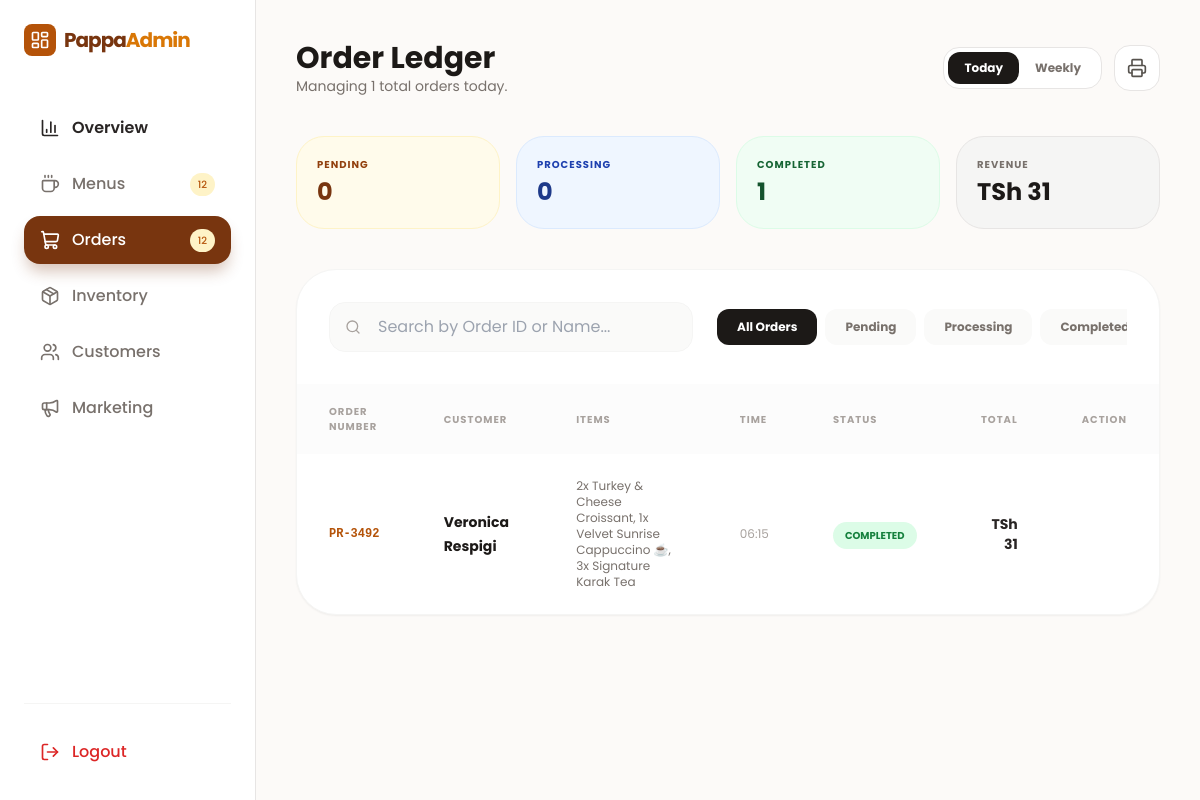
The page /order_manager/ (signed in) on the database its author committed.
### orders/models.py (models this page shows, shortened)
class Order(models.Model):
    client = models.ForeignKey('users.ClientProfile', on_delete=models.CASCADE, related_name='orders')
    created_at = models.DateTimeField(auto_now_add=True)
    status = models.CharField(max_length=20, default='pending') #could be pending, completed, cancelled
    full_name = models.CharField(max_length=50)
    phone = models.CharField(max_length=20)
    street_address = models.CharField(max_length=255)
    city = models.CharField(max_length=100)
    postal_code = models.CharField(max_length=20)
    total_price = models.PositiveIntegerField("Total Price", default=0)
    order_number = models.CharField(
        max_length=10,
        unique=True,
        blank=True
    )
    STATUS_CHOICES = [
        ('pending', 'Pending'),
        ('processing', 'Processing'),
        ('completed', 'Completed'),
        ('cancelled', 'Cancelled'),
    ]

class OrderItem(models.Model):
    order = models.ForeignKey(Order, on_delete=models.CASCADE, related_name='items')
    menu = models.ForeignKey('menu.Menu', on_delete=models.CASCADE, related_name='items')
    quantity = models.PositiveIntegerField("Quantity", default=1)
    purchase_price = models.PositiveIntegerField("Purchase Price", default=0)

### menu/models.py (models this page shows)
class Menu(models.Model):
    category = models.ForeignKey('MenuCategory', on_delete=models.CASCADE, related_name='menus')
    name = models.CharField("Name", max_length=254, blank=False)
    price = models.IntegerField("Price", blank=False)
    image_url = models.CharField("Image URL", max_length=254, blank=False)
    description = models.CharField("Description", max_length=254, blank=False)

### orders/order_management_views/order_manager_view.py (the view)
# urls.py: path('order_manager/', order_manager_view.get_order_manager, name='order_manager'),
def get_order_manager(request):
    if not (request.user.is_authenticated and request.user.role == 'admin'):
        messages.error(request, "Unauthorized")
        return redirect('auth_admin')
    filter_status = request.GET.get('status')
    orders = Order.objects.all().order_by('-created_at')
    if filter_status and filter_status != "all":
        orders = orders.filter(status=filter_status)
    today = timezone.now().date()
    total_orders_today = Order.objects.filter(created_at__date=today).count()
    pending_count = Order.objects.filter(status='pending').count()
    processing_count = Order.objects.filter(status='processing').count()
    completed_count = Order.objects.filter(status='completed').count()
    revenue = Order.objects.aggregate(
        total=Sum('total_price')
    )['total'] or 0
    context = {
        'orders': orders,
        'pending_count': pending_count,
        'processing_count': processing_count,
        'completed_count': completed_count,
        'revenue': revenue,
        'total_orders_today': total_orders_today,
        'current_filter': filter_status or "all"
    }
    return render(request, 'order_manager.html', context)

### orders/templates/order_manager.html (shortened to what this page needs)
<!DOCTYPE html>
<html lang="en">
<head>
    <head>
        <script src="https://cdn.tailwindcss.com"></script>
    </head>
<body class="text-stone-800 antialiased">
    <aside class="fixed left-0 top-0 h-screen w-64 bg-white border-r border-stone-200 p-6 hidden lg:flex flex-col z-50">
        <div class="flex items-center gap-2 mb-12">
            <div class="w-8 h-8 bg-amber-700 rounded-lg flex items-center justify-center text-white">
                <i data-lucide="layout-dashboard" class="w-5 h-5"></i>
            </div>
            <span class="text-xl font-bold tracking-tighter text-amber-900">Pappa<span
                    class="text-amber-600">Admin</span></span>
        </div>
        <nav class="space-y-2 flex-grow">
            <a href="{% url 'admin_dashboard' %}"
                class="sidebar-link flex items-center gap-3 px-4 py-3 rounded-2xl font-semibold transition">
                <i data-lucide="bar-chart-3" class="w-5 h-5"></i> Overview
            </a>
            <a href="{% url 'menu_manager' %}"
                class="sidebar-link flex items-center gap-3 px-4 py-3 rounded-2xl font-medium text-stone-500 hover:bg-stone-50 transition">
                <i data-lucide="coffee" class="w-5 h-5"></i> Menus <span
                    class="ml-auto bg-amber-100 text-amber-700 text-[10px] px-2 py-1 rounded-full">12</span>
            </a>
            <a href="{% url 'order_manager' %}"
                class="sidebar-link active flex items-center gap-3 px-4 py-3 rounded-2xl font-medium text-stone-500 hover:bg-stone-50 transition">
                <i data-lucide="shopping-cart" class="w-5 h-5"></i> Orders <span
                    class="ml-auto bg-amber-100 text-amber-700 text-[10px] px-2 py-1 rounded-full">12</span>
            </a>
            <a href="#"
                class="sidebar-link flex items-center gap-3 px-4 py-3 rounded-2xl font-medium text-stone-500 hover:bg-stone-50 transition">
                <i data-lucide="package" class="w-5 h-5"></i> Inventory
            </a>
            <a href="#"
                class="sidebar-link flex items-center gap-3 px-4 py-3 rounded-2xl font-medium text-stone-500 hover:bg-stone-50 transition">
                <i data-lucide="users" class="w-5 h-5"></i> Customers
            </a>
            <a href="#"
                class="sidebar-link flex items-center gap-3 px-4 py-3 rounded-2xl font-medium text-stone-500 hover:bg-stone-50 transition">
                <i data-lucide="megaphone" class="w-5 h-5"></i> Marketing
            </a>
        </nav>
        <div class="pt-6 border-t border-stone-100">
            <button
                class="w-full flex items-center gap-3 px-4 py-3 rounded-2xl font-medium text-red-600 hover:bg-red-50 transition">
                <i data-lucide="log-out" class="w-5 h-5"></i> Logout
            </button>
        </div>
    </aside>
    <main class="lg:ml-64 p-6 md:p-10">
        <header class="flex flex-col md:flex-row md:items-center justify-between gap-6 mb-10">
            <div>
                <h1 class="text-3xl font-bold text-stone-900">Order Ledger</h1>
                <p class="text-stone-500 text-sm">Managing {{ orders.count }} total orders today.</p>
            </div>
            <div class="flex items-center gap-3">
                <div class="bg-white border border-stone-200 p-1 rounded-2xl flex">
                    <button class="px-4 py-2 bg-stone-900 text-white rounded-xl text-xs font-bold">Today</button>
                    <button
                        class="px-4 py-2 text-stone-500 text-xs font-bold hover:bg-stone-50 rounded-xl transition">Weekly</button>
                </div>
                <button class="p-3 bg-white border border-stone-200 rounded-2xl hover:bg-stone-50 transition">
                    <i data-lucide="printer" class="w-5 h-5 text-stone-600"></i>
                </button>
            </div>
        </header>
        <div class="grid grid-cols-2 md:grid-cols-4 gap-4 mb-10">
            <div class="bg-amber-50 border border-amber-100 p-5 rounded-[28px]">
                <p class="text-[10px] font-bold text-amber-800 uppercase tracking-widest mb-1">Pending</p>
                <h4 class="text-2xl font-bold text-amber-900">{{ pending_count }}</h4>
            </div>
            <div class="bg-blue-50 border border-blue-100 p-5 rounded-[28px]">
                <p class="text-[10px] font-bold text-blue-800 uppercase tracking-widest mb-1">Processing</p>
                <h4 class="text-2xl font-bold text-blue-900">{{ processing_count }}</h4>
            </div>
            <div class="bg-green-50 border border-green-100 p-5 rounded-[28px]">
                <p class="text-[10px] font-bold text-green-800 uppercase tracking-widest mb-1">Completed</p>
                <h4 class="text-2xl font-bold text-green-900">{{ completed_count }}</h4>
            </div>
            <div class="bg-stone-100 border border-stone-200 p-5 rounded-[28px]">
                <p class="text-[10px] font-bold text-stone-500 uppercase tracking-widest mb-1">Revenue</p>
                <h4 class="text-2xl font-bold text-stone-900">TSh {{ revenue }}</h4>
            </div>
        </div>
        <div class="bg-white rounded-[40px] border border-stone-100 shadow-sm overflow-hidden mb-8">
            <div class="p-6 md:p-8 flex flex-col md:flex-row md:items-center justify-between gap-6">
                <div class="relative w-full md:w-96">
                    <i data-lucide="search" class="absolute left-4 top-1/2 -translate-y-1/2 w-4 h-4 text-stone-400"></i>
                    <input type="text" placeholder="Search by Order ID or Name..."
                        class="w-full pl-12 pr-4 py-3 bg-stone-50 border border-stone-100 rounded-2xl focus:outline-none focus:border-amber-700 transition">
                </div>
                <div class="flex items-center gap-2 overflow-x-auto no-scrollbar pb-2 md:pb-0">
                    <a href="?status=all"
                        class="px-5 py-2.5 rounded-xl text-xs font-bold whitespace-nowrap
       {% if current_filter == 'all' %} bg-stone-900 text-white {% else %} bg-stone-50 text-stone-500 hover:bg-stone-100 {% endif %}">
                        All Orders
                    </a>
                    <a href="?status=pending"
                        class="px-5 py-2.5 rounded-xl text-xs font-bold whitespace-nowrap
       {% if current_filter == 'pending' %} bg-amber-600 text-white {% else %} bg-stone-50 text-stone-500 hover:bg-stone-100 {% endif %}">
                        Pending
                    </a>
                    <a href="?status=processing"
                        class="px-5 py-2.5 rounded-xl text-xs font-bold whitespace-nowrap
       {% if current_filter == 'processing' %} bg-blue-600 text-white {% else %} bg-stone-50 text-stone-500 hover:bg-stone-100 {% endif %}">
                        Processing
                    </a>
                    <a href="?status=completed"
                        class="px-5 py-2.5 rounded-xl text-xs font-bold whitespace-nowrap
       {% if current_filter == 'completed' %} bg-green-600 text-white {% else %} bg-stone-50 text-stone-500 hover:bg-stone-100 {% endif %}">
                        Completed
                    </a>
                </div>
            </div>
            <div class="overflow-x-auto">
                <table class="w-full text-left">
                    <thead class="bg-stone-50/50 text-stone-400 text-[10px] uppercase font-bold tracking-widest">
                        <tr>
                            <th class="px-8 py-5">Order Number</th>
                            <th class="px-8 py-5">Customer</th>
                            <th class="px-8 py-5">Items</th>
                            <th class="px-8 py-5">Time</th>
                            <th class="px-8 py-5">Status</th>
                            <th class="px-8 py-5 text-right">Total</th>
                            <th class="px-8 py-5">Action</th>
                        </tr>
                    </thead>
                    <tbody class="divide-y divide-stone-50">
                        {% for order in orders %}
                        <tr class="order-row transition">
                            <td class="px-8 py-6 font-mono text-xs font-bold text-amber-700">
                                {{ order.order_number }}
                            </td>
                            <td class="px-8 py-6">
                                <span class="font-bold text-sm text-stone-900">
                                    {{ order.full_name }}
                                </span>
                            </td>
                            <td class="px-8 py-6 text-xs text-stone-500">
                                {% for item in order.items.all %}
                                {{ item.quantity }}x {{ item.menu.name }}{% if not forloop.last %}, {% endif %}
                                {% endfor %}
                            </td>
                            <td class="px-8 py-6 text-xs text-stone-400">
                                {{ order.created_at|time:"H:i" }}
                            </td>
                            <td class="px-8 py-6">
                                {% if order.status == "pending" %}
<span class="bg-amber-100 text-amber-700 text-[10px] font-bold px-3 py-1.5 rounded-full">
    PENDING
</span>
{% elif order.status == "processing" %}
<span class="bg-blue-100 text-blue-700 text-[10px] font-bold px-3 py-1.5 rounded-full">
    PROCESSING
</span>
{% elif order.status == "completed" %}
<span class="bg-green-100 text-green-700 text-[10px] font-bold px-3 py-1.5 rounded-full">
    COMPLETED
</span>
{% endif %}
                            </td>
                            <td class="px-8 py-6 text-right font-bold text-sm">
                                TSh {{ order.total_price }}
                            </td>
                            <td class="px-8 py-6 text-right">
                            </td>
                        </tr>
                        {% empty %}
                        <tr>
                            <td colspan="7" class="text-center py-10 text-stone-400">
                                No orders found
                            </td>
                        </tr>
                        {% endfor %}
                    </tbody>
                </table>
            </div>
        </div>
    </main>
</body>
</html>
</head>
<body>
</body>
</html>

### orders/templates/order_manager.html (style rules this page uses)
body { font-family: 'Poppins', sans-serif; background-color: #fcfaf8; }
.sidebar-link.active { background: #78350f; color: white; box-shadow: 0 10px 15px -3px rgba(120, 53, 15, 0.3); }

### rows shown on the page
Order: order_number "PR-3492", full_name "Veronica Respigi", created_at "06:15", status "COMPLETED", total_price "31"
OrderItem: quantity "2", menu.name "Turkey & Cheese Croissant"
OrderItem: quantity "1", menu.name "Velvet Sunrise Cappuccino ☕"
OrderItem: quantity "3", menu.name "Signature Karak Tea"

### other values the page prints
{{ orders.count }} "1"
{{ pending_count }} "0"
{{ processing_count }} "0"
{{ completed_count }} "1"
{{ revenue }} "31"
